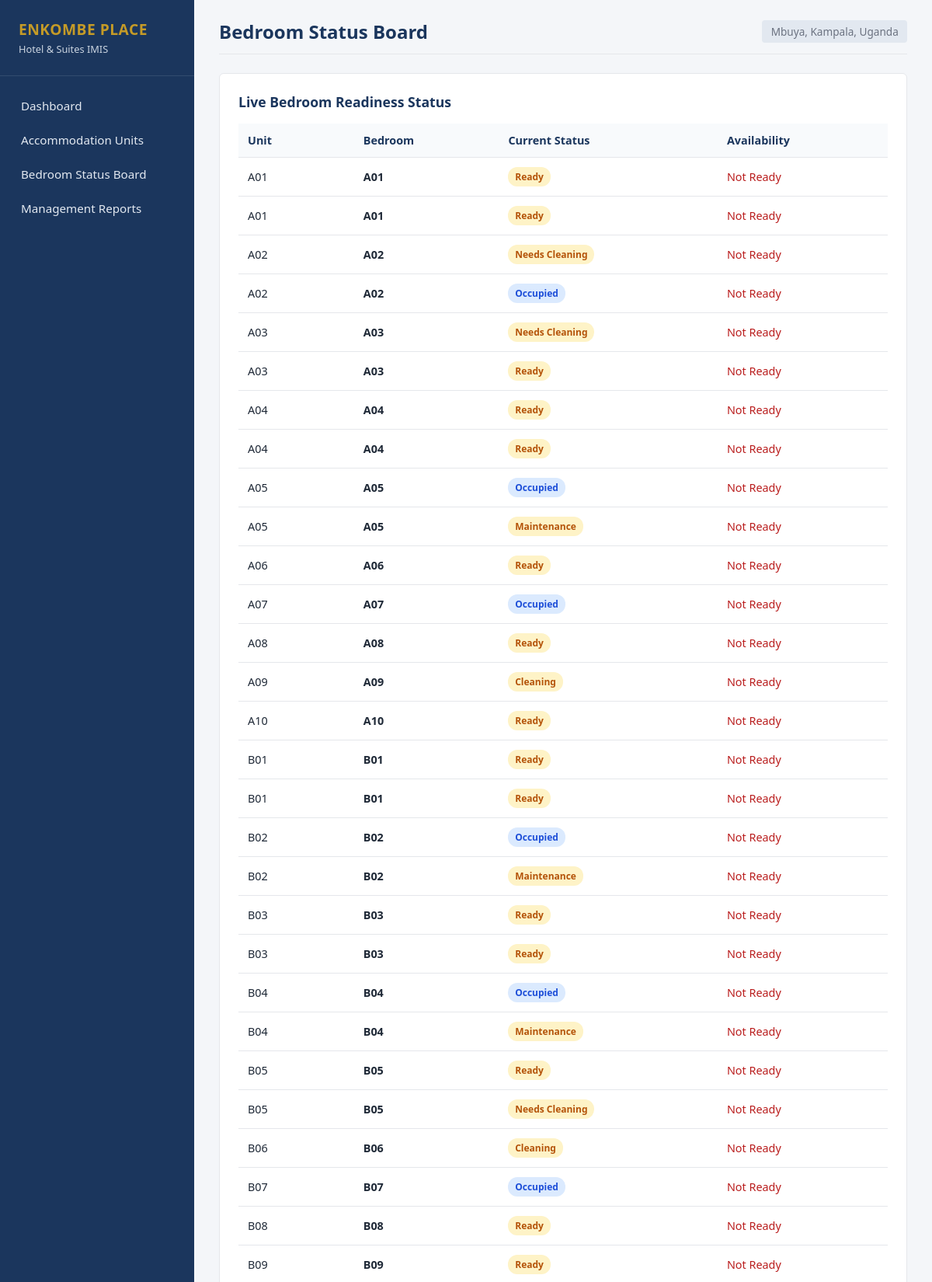
Screenshot of /Bedroom.php (signed in, upper part) with the database file from the repository.
### tables this page shows
CREATE TABLE `accommodation_units` (
  `unit_id` int(11) NOT NULL,
  `unit_name` varchar(100) DEFAULT NULL,
  `unit_type` varchar(100) DEFAULT NULL,
  `bedrooms` int(11) DEFAULT NULL,
  `status` varchar(50) DEFAULT NULL
);

### includes.php (called while the page is built, shortened)
<?php
function hasRole(array $allowedRoles): bool {
    $role = $_SESSION['role'];
    return in_array($role, $allowedRoles, true);
}

### Bedroom.php (the view, shortened to what this page needs)
<?php
require_once 'config.php';
require_once 'includes.php';
require_once 'layout.php';
$bedrooms = $pdo->query("
    SELECT u.unit_id AS bedroom_id, u.unit_name AS bedroom_no, u.status AS room_status, u.unit_name,
           (SELECT COUNT(*) FROM maintenance_requests m WHERE m.location_name = u.unit_name AND m.status != 'Completed') AS open_faults
    FROM accommodation_units u
    ORDER BY u.unit_name
")->fetchAll();
?>
<div class="<?= hasRole(['Hotel Manager']) ? 'two-col' : '' ?>">
    <div class="panel">
        <h2>Live Bedroom Readiness Status</h2>
        <table>
            <thead>
                <tr>
                    <th>Unit</th>
                    <th>Bedroom</th>
                    <th>Current Status</th>
                    <th>Availability</th>
                </tr>
            </thead>
            <tbody>
                <?php foreach ($bedrooms as $b):
                    $badgeClass = match($b['room_status']) {
                        'Clean / ready' => 'badge-ready',
                        'Out of service' => 'badge-oos',
                        'Occupied' => 'badge-info',
                        default => 'badge-dirty'
                    };
                ?>
                <tr>
                    <td><?= htmlspecialchars($b['unit_name']) ?></td>
                    <td><strong><?= htmlspecialchars($b['bedroom_no']) ?></strong></td>
                    <td><span class="badge <?= $badgeClass ?>"><?= htmlspecialchars($b['room_status']) ?></span></td>
                    <td>
                        <?= ($b['room_status'] === 'Clean / ready' && $b['open_faults'] == 0)
                            ? '<strong style="color:#15803d;">Ready for Guest</strong>'
                            : '<span style="color:#b91c1c;">Not Ready</span>' ?>
                    </td>
                </tr>
                <?php endforeach; ?>
            </tbody>
        </table>
    </div>
</div>

### style.css (style rules this page uses)
:root { --primary: #1b365d; --secondary: #2c5282; --accent: #c59b27; --bg: #f4f6f9; --card: #ffffff; --text: #1f2937; --muted: #6b7280; --border: #e5e7eb; --success: #15803d; --warning: #b45309; --danger: #b91c1c; --info: #1d4ed8; }
* { box-sizing: border-box; margin: 0; padding: 0; font-family: 'Segoe UI', Tahoma, sans-serif; }
body { background: var(--bg); color: var(--text); }
.panel { background: var(--card); padding: 1.5rem; border-radius: 6px; border: 1px solid var(--border); margin-bottom: 1.5rem; }
.panel h2 { font-size: 1.1rem; color: var(--primary); margin-bottom: 1rem; }
table { width: 100%; border-collapse: collapse; font-size: 0.9rem; }
th, td { padding: 0.75rem; text-align: left; border-bottom: 1px solid var(--border); }
th { background: #f8fafc; color: var(--primary); font-weight: 600; }
.badge { display: inline-block; padding: 0.25rem 0.55rem; border-radius: 12px; font-size: 0.75rem; font-weight: 600; }
.badge-dirty, .badge-warn { background: #fef3c7; color: var(--warning); }
.badge-info { background: #dbeafe; color: var(--info); }

### rows the page displays
accommodation_units: unit_name "A01", status "Ready", shows "Not Ready"
accommodation_units: unit_name "A01", status "Ready", shows "Not Ready"
accommodation_units: unit_name "A02", status "Needs Cleaning", shows "Not Ready"
accommodation_units: unit_name "A02", status "Occupied", shows "Not Ready"
accommodation_units: unit_name "A03", status "Needs Cleaning", shows "Not Ready"
accommodation_units: unit_name "A03", status "Ready", shows "Not Ready"
accommodation_units: unit_name "A04", status "Ready", shows "Not Ready"
accommodation_units: unit_name "A04", status "Ready", shows "Not Ready"
accommodation_units: unit_name "A05", status "Occupied", shows "Not Ready"
accommodation_units: unit_name "A05", status "Maintenance", shows "Not Ready"
accommodation_units: unit_name "A06", status "Ready", shows "Not Ready"
accommodation_units: unit_name "A07", status "Occupied", shows "Not Ready"
accommodation_units: unit_name "A08", status "Ready", shows "Not Ready"
accommodation_units: unit_name "A09", status "Cleaning", shows "Not Ready"
accommodation_units: unit_name "A10", status "Ready", shows "Not Ready"
accommodation_units: unit_name "B01", status "Ready", shows "Not Ready"
accommodation_units: unit_name "B01", status "Ready", shows "Not Ready"
accommodation_units: unit_name "B02", status "Occupied", shows "Not Ready"
accommodation_units: unit_name "B02", status "Maintenance", shows "Not Ready"
accommodation_units: unit_name "B03", status "Ready", shows "Not Ready"
accommodation_units: unit_name "B03", status "Ready", shows "Not Ready"
accommodation_units: unit_name "B04", status "Occupied", shows "Not Ready"
accommodation_units: unit_name "B04", status "Maintenance", shows "Not Ready"
accommodation_units: unit_name "B05", status "Ready", shows "Not Ready"
accommodation_units: unit_name "B05", status "Needs Cleaning", shows "Not Ready"
accommodation_units: unit_name "B06", status "Cleaning", shows "Not Ready"
accommodation_units: unit_name "B07", status "Occupied", shows "Not Ready"
accommodation_units: unit_name "B08", status "Ready", shows "Not Ready"
accommodation_units: unit_name "B09", status "Ready", shows "Not Ready"

### other values shown
$title "Bedroom Status Board"
